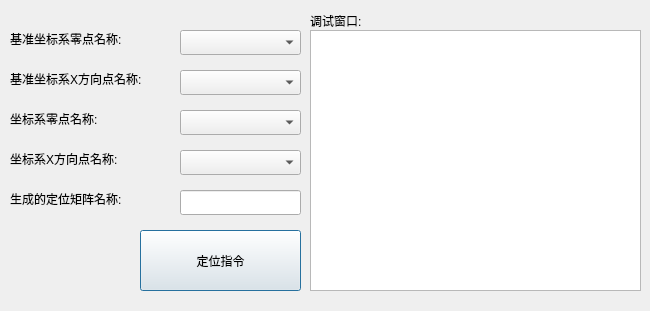
<?xml version="1.0" encoding="UTF-8"?>
<ui version="4.0">
 <class>keycoordDlg</class>
 <widget class="QDialog" name="keycoordDlg">
  <property name="geometry">
   <rect>
    <x>0</x>
    <y>0</y>
    <width>650</width>
    <height>311</height>
   </rect>
  </property>
  <property name="windowTitle">
   <string>Dialog</string>
  </property>
  <widget class="QLabel" name="label">
   <property name="geometry">
    <rect>
     <x>10</x>
     <y>110</y>
     <width>111</width>
     <height>17</height>
    </rect>
   </property>
   <property name="text">
    <string>坐标系零点名称:</string>
   </property>
  </widget>
  <widget class="QPushButton" name="pushButton">
   <property name="geometry">
    <rect>
     <x>140</x>
     <y>230</y>
     <width>161</width>
     <height>61</height>
    </rect>
   </property>
   <property name="text">
    <string>定位指令</string>
   </property>
  </widget>
  <widget class="QComboBox" name="comboBox_pointo">
   <property name="geometry">
    <rect>
     <x>180</x>
     <y>110</y>
     <width>121</width>
     <height>25</height>
    </rect>
   </property>
  </widget>
  <widget class="QLabel" name="label_2">
   <property name="geometry">
    <rect>
     <x>10</x>
     <y>150</y>
     <width>141</width>
     <height>17</height>
    </rect>
   </property>
   <property name="text">
    <string>坐标系X方向点名称:</string>
   </property>
  </widget>
  <widget class="QComboBox" name="comboBox_pointx">
   <property name="geometry">
    <rect>
     <x>180</x>
     <y>150</y>
     <width>121</width>
     <height>25</height>
    </rect>
   </property>
  </widget>
  <widget class="QLineEdit" name="name">
   <property name="geometry">
    <rect>
     <x>180</x>
     <y>190</y>
     <width>121</width>
     <height>25</height>
    </rect>
   </property>
  </widget>
  <widget class="QLabel" name="label_1">
   <property name="geometry">
    <rect>
     <x>10</x>
     <y>190</y>
     <width>151</width>
     <height>17</height>
    </rect>
   </property>
   <property name="text">
    <string>生成的定位矩阵名称:</string>
   </property>
  </widget>
  <widget class="QLabel" name="label_3">
   <property name="geometry">
    <rect>
     <x>310</x>
     <y>12</y>
     <width>67</width>
     <height>17</height>
    </rect>
   </property>
   <property name="text">
    <string>调试窗口:</string>
   </property>
  </widget>
  <widget class="QTextBrowser" name="record">
   <property name="geometry">
    <rect>
     <x>310</x>
     <y>30</y>
     <width>331</width>
     <height>261</height>
    </rect>
   </property>
  </widget>
  <widget class="QLabel" name="label_4">
   <property name="geometry">
    <rect>
     <x>10</x>
     <y>70</y>
     <width>161</width>
     <height>17</height>
    </rect>
   </property>
   <property name="text">
    <string>基准坐标系X方向点名称:</string>
   </property>
  </widget>
  <widget class="QLabel" name="label_5">
   <property name="geometry">
    <rect>
     <x>10</x>
     <y>30</y>
     <width>151</width>
     <height>17</height>
    </rect>
   </property>
   <property name="text">
    <string>基准坐标系零点名称:</string>
   </property>
  </widget>
  <widget class="QComboBox" name="comboBox_cpointo">
   <property name="geometry">
    <rect>
     <x>180</x>
     <y>30</y>
     <width>121</width>
     <height>25</height>
    </rect>
   </property>
  </widget>
  <widget class="QComboBox" name="comboBox_cpointx">
   <property name="geometry">
    <rect>
     <x>180</x>
     <y>70</y>
     <width>121</width>
     <height>25</height>
    </rect>
   </property>
  </widget>
 </widget>
 <resources/>
 <connections/>
</ui>
